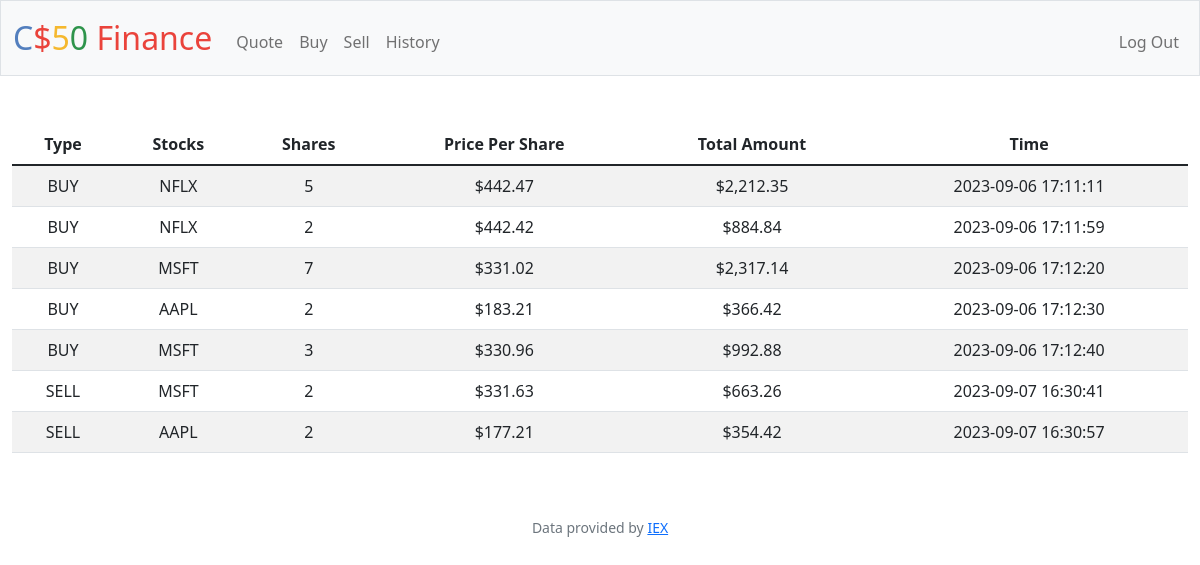
Screenshot of /history (signed in) with the database file from the repository.
### tables this page shows
CREATE TABLE transactions
(
    user_id INTEGER NOT NULL,
    symbol TEXT NOT NULL,
    shares INTEGER NOT NULL,
    amount REAL,
    balance REAL,
    timestamp TEXT, stock_price REAL, type TEXT NOT NULL,
    FOREIGN KEY (user_id) REFERENCES users(id)
);

### app.py (the view)
@app.route("/history")
@login_required
def history():
    user = session["user_id"]
    data = db.execute(
        "SELECT type, symbol, shares, stock_price, amount, timestamp FROM transactions WHERE user_id = ?",
        user,
    )
    stocks = []
    for row in data:
        stocks.append(row)
    return render_template("history.html", stocks=stocks)

### app.py (called while the page is built)
@app.after_request
def after_request(response):
    response.headers["Cache-Control"] = "no-cache, no-store, must-revalidate"
    response.headers["Expires"] = 0
    response.headers["Pragma"] = "no-cache"
    return response

### helpers.py (called while the page is built)
def login_required(f):
    @wraps(f)
    def decorated_function(*args, **kwargs):
        if session.get("user_id") is None:
            return redirect("/login")
        return f(*args, **kwargs)
    return decorated_function

def usd(value):
    return f"${value:,.2f}"

### templates/history.html (shortened to what this page needs)
{% extends "layout.html" %}
{% block main %}
    <div class="mb-3">
        <table class="table table-striped">
            <thead>
                <tr>
                    <th>Type</th>
                    <th>Stocks</th>
                    <th>Shares</th>
                    <th>Price Per Share</th>
                    <th>Total Amount</th>
                    <th>Time</th>
                </tr>
            </thead>
            <tbody>
                {% for stock in stocks %}
                <tr>
                    <td>{{ stock["type"] }}</td>
                    <td>{{ stock["symbol"] }}</td>
                    <td>{{ stock["shares"] }}</td>
                    <td>{{ stock["stock_price"] | usd }}</td>
                    <td>{{ stock["amount"] | usd }}</td>
                    <td>{{ stock["timestamp"] }}</td>
                </tr>
                {% endfor %}
            </tbody>
        </table>
    </div>
{% endblock %}

### rows the page displays
transactions: type "BUY", symbol "NFLX", shares "5", stock_price "$442.47", amount "$2,212.35", timestamp "2023-09-06 17:11:11"
transactions: type "BUY", symbol "NFLX", shares "2", stock_price "$442.42", amount "$884.84", timestamp "2023-09-06 17:11:59"
transactions: type "BUY", symbol "MSFT", shares "7", stock_price "$331.02", amount "$2,317.14", timestamp "2023-09-06 17:12:20"
transactions: type "BUY", symbol "AAPL", shares "2", stock_price "$183.21", amount "$366.42", timestamp "2023-09-06 17:12:30"
transactions: type "BUY", symbol "MSFT", shares "3", stock_price "$330.96", amount "$992.88", timestamp "2023-09-06 17:12:40"
transactions: type "SELL", symbol "MSFT", shares "2", stock_price "$331.63", amount "$663.26", timestamp "2023-09-07 16:30:41"
transactions: type "SELL", symbol "AAPL", shares "2", stock_price "$177.21", amount "$354.42", timestamp "2023-09-07 16:30:57"
